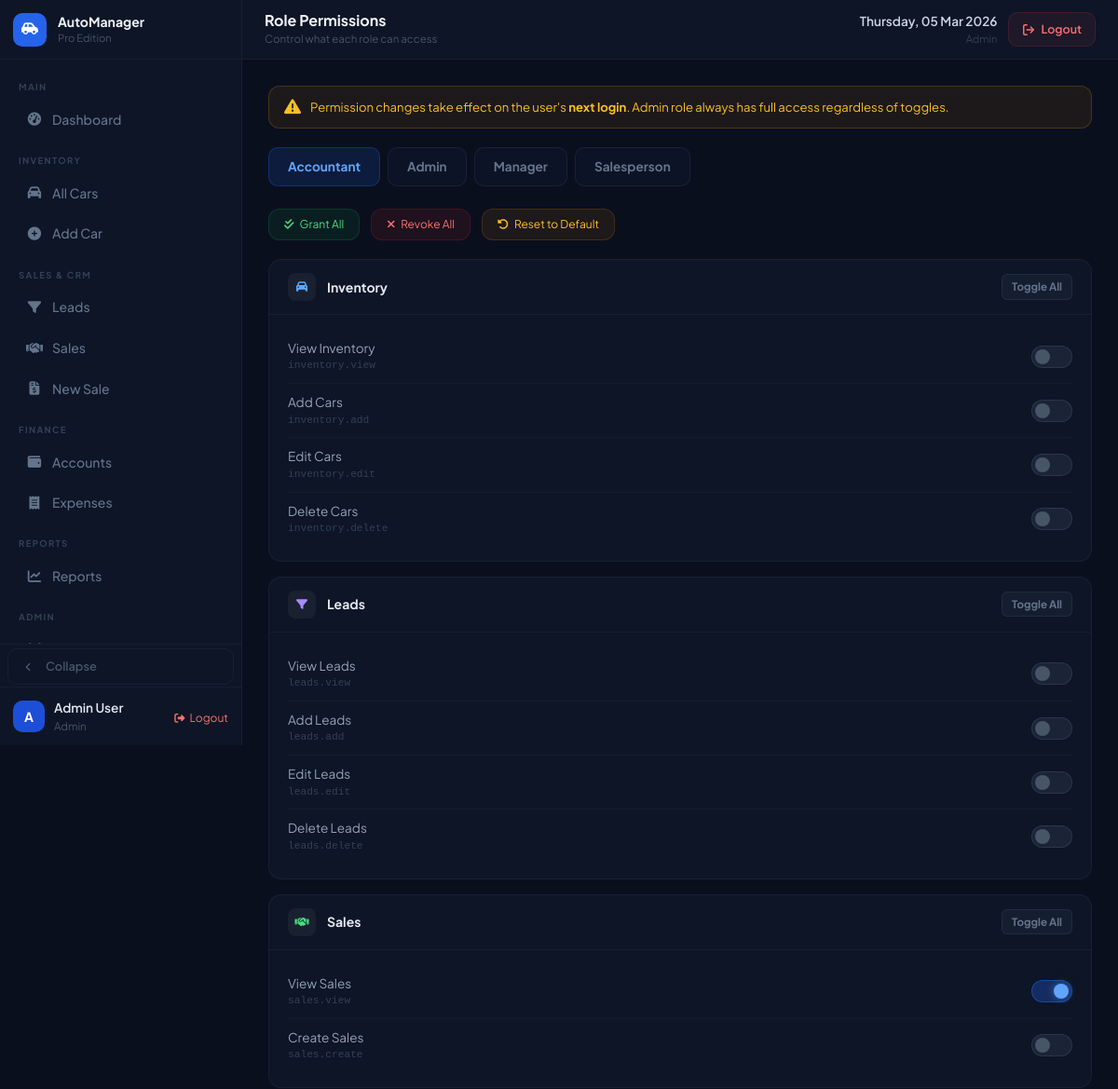
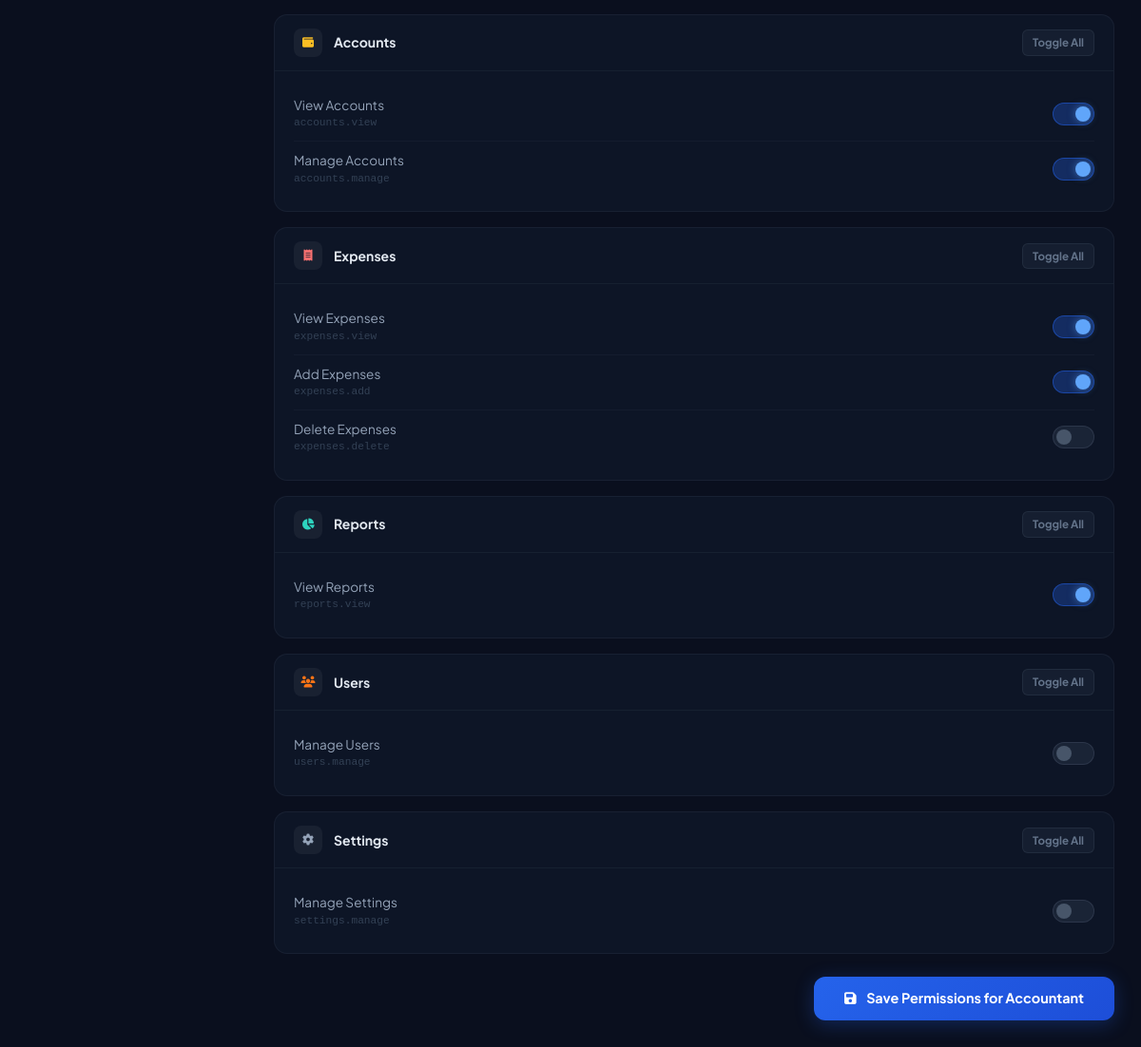
The app's page /modules/settings/permissions.php (signed in) with its own data (2 pictures, top to bottom).
### tables this page shows
CREATE TABLE `roles` (
  `id` int(11) NOT NULL,
  `name` varchar(50) NOT NULL,
  `created_at` timestamp NOT NULL DEFAULT current_timestamp()
);

### core/Database.php (called while the page is built, shortened)
<?php
class Database {
    private static $instance = null;
    private $conn;
    private function __construct() {
        $this->conn = new mysqli(DB_HOST, DB_USER, DB_PASS, DB_NAME);
        $this->conn->set_charset("utf8mb4");
    }
    public static function getInstance() {
        if (self::$instance === null) {
            self::$instance = new Database();
        }
        return self::$instance;
    }
    public function fetchAll($sql, $params = [], $types = '') {
        $stmt = $this->prepare($sql, $params, $types);
        $stmt->execute();
        $stmt->store_result();
        $meta    = $stmt->result_metadata();
        $fields  = [];
        $row     = [];
        $results = [];
        while ($field = $meta->fetch_field()) {
            $fields[] = &$row[$field->name];
        }
        call_user_func_array([$stmt, 'bind_result'], $fields);
        while ($stmt->fetch()) {
            $results[] = array_map(fn($v) => $v, $row);
        }
        return $results;
    }
    private function prepare($sql, $params, $types) {
        $stmt = $this->conn->prepare($sql);
        if (!empty($params)) {
            $stmt->bind_param($types, ...$params);
        }
        return $stmt;
    }
}

### core/Permissions.php (called while the page is built, shortened)
<?php
class Permissions {
    public static function all(): array {
        return [
            'inventory.view'    => 'View Inventory',
            'inventory.add'     => 'Add Cars',
            'inventory.edit'    => 'Edit Cars',
            'inventory.delete'  => 'Delete Cars',
            'leads.view'        => 'View Leads',
            'leads.add'         => 'Add Leads',
            'leads.edit'        => 'Edit Leads',
            'leads.delete'      => 'Delete Leads',
            'sales.view'        => 'View Sales',
            'sales.create'      => 'Create Sales',
            'accounts.view'     => 'View Accounts',
            'accounts.manage'   => 'Manage Accounts',
            'expenses.view'     => 'View Expenses',
            'expenses.add'      => 'Add Expenses',
            'expenses.delete'   => 'Delete Expenses',
            'reports.view'      => 'View Reports',
            'users.manage'      => 'Manage Users',
            'settings.manage'   => 'Manage Settings',
        ];
    }
}

### modules/settings/permissions.php (the view, shortened to what this page needs)
<?php
require_once '../../config/database.php';
require_once '../../core/Database.php';
require_once '../../core/Permissions.php';
$db = Database::getInstance();
$roles      = $db->fetchAll("SELECT * FROM roles ORDER BY name");
$activeRole = (int)($_GET['role_id'] ?? ($roles[0]['id'] ?? 0));
$allPerms = Permissions::all();
$grouped = [];
foreach ($allPerms as $key => $label) {
    $module = explode('.', $key)[0];
    $grouped[$module][] = ['key' => $key, 'label' => $label];
}
$moduleIcons = [
    'inventory' => ['icon'=>'fa-car',           'color'=>'#60a5fa'],
    'leads'     => ['icon'=>'fa-filter',         'color'=>'#a78bfa'],
    'sales'     => ['icon'=>'fa-handshake',      'color'=>'#4ade80'],
    'accounts'  => ['icon'=>'fa-wallet',         'color'=>'#fbbf24'],
    'expenses'  => ['icon'=>'fa-receipt',        'color'=>'#f87171'],
    'reports'   => ['icon'=>'fa-chart-pie',      'color'=>'#2dd4bf'],
    'users'     => ['icon'=>'fa-users',          'color'=>'#f97316'],
    'settings'  => ['icon'=>'fa-gear',           'color'=>'#94a3b8'],
];
?>
<!DOCTYPE html>
<html lang="en">
<head>
    <script src="https://cdn.tailwindcss.com"></script>
    <link rel="stylesheet" href="/car-showroom/public/css/fa/all.min.css">
</head>
<body>
<?php require_once '../../views/layouts/sidebar.php'; ?>
<div class="main">
<?php require_once '../../views/layouts/topbar.php'; ?>
<div class="content-area">
    <div class="warning-banner">
        <i class="fas fa-triangle-exclamation text-lg flex-shrink-0"></i>
        <span>
            Permission changes take effect on the user's <strong>next login</strong>.
            Admin role always has full access regardless of toggles.
        </span>
    </div>
    <div class="flex flex-wrap gap-2 mb-6">
        <?php foreach ($roles as $role): ?>
        <a href="?role_id=<?= $role['id'] ?>"
           class="role-tab <?= $role['id']==$activeRole ? 'active' : '' ?>">
            <?= htmlspecialchars($role['name']) ?>
        </a>
        <?php endforeach; ?>
    </div>
    <?php
    $activeRoleName = '';
    foreach ($roles as $r) {
        if ($r['id'] == $activeRole) { $activeRoleName = $r['name']; break; }
    }
    $isAdmin = $activeRoleName === 'Admin';
    ?>
    <?php if ($isAdmin): ?>
    <div class="perm-card">
        <div class="perm-card-body text-center py-8">
            <i class="fas fa-shield-halved text-red-400 text-3xl mb-3 block"></i>
            <p class="text-slate-300 font-700">Admin has all permissions by default</p>
            <p class="text-slate-500 text-sm mt-1">Admin role cannot be restricted.</p>
        </div>
    </div>
    <?php else: ?>
    <form method="POST">
    <div class="flex gap-3 mb-5">
        <button type="button" onclick="toggleAll(true)"
                class="px-4 py-2 rounded-xl text-xs font-700 text-green-400 transition-all"
                style="background:rgba(22,163,74,0.1);border:1px solid rgba(22,163,74,0.2)">
            <i class="fas fa-check-double mr-1"></i> Grant All
        </button>
        <button type="button" onclick="toggleAll(false)"
                class="px-4 py-2 rounded-xl text-xs font-700 text-red-400 transition-all"
                style="background:rgba(220,38,38,0.1);border:1px solid rgba(220,38,38,0.2)">
            <i class="fas fa-xmark mr-1"></i> Revoke All
        </button>
        <button type="button" onclick="resetDefaults()"
                class="px-4 py-2 rounded-xl text-xs font-700 text-amber-400 transition-all"
                style="background:rgba(217,119,6,0.1);border:1px solid rgba(217,119,6,0.2)">
            <i class="fas fa-rotate-left mr-1"></i> Reset to Default
        </button>
    </div>
    <?php foreach ($grouped as $module => $perms):
        $mi = $moduleIcons[$module] ?? ['icon'=>'fa-circle','color'=>'#64748b'];
    ?>
    <div class="perm-card">
        <div class="perm-card-header">
            <div class="flex items-center gap-3">
                <div class="module-icon" style="background:rgba(255,255,255,0.05)">
                    <i class="fas <?= $mi['icon'] ?>" style="color:<?= $mi['color'] ?>"></i>
                </div>
                <span style="font-size:0.875rem;font-weight:700;color:#e2e8f0;text-transform:capitalize">
                    <?= ucfirst($module) ?>
                </span>
            </div>
            <button type="button"
                    onclick="toggleModule('<?= $module ?>')"
                    style="font-size:0.72rem;font-weight:700;color:#64748b;
                           padding:4px 10px;border-radius:6px;
                           background:rgba(30,41,59,0.5);
                           border:1px solid rgba(148,163,184,0.1)">
                Toggle All
            </button>
        </div>
        <div class="perm-card-body">
            <?php foreach ($perms as $perm): ?>
            <div class="perm-row">
                <div>
                    <div class="perm-label"><?= htmlspecialchars($perm['label']) ?></div>
                    <div style="font-size:0.7rem;color:#334155;font-family:monospace"><?= $perm['key'] ?></div>
                </div>
                <label class="toggle">
                    <span class="toggle-slider"></span>
                </label>
            </div>
            <?php endforeach; ?>
        </div>
    </div>
    <?php endforeach; ?>
    <div class="flex justify-end pt-2 pb-6">
        <button type="submit" class="btn-save">
            <i class="fas fa-save mr-2"></i>
            Save Permissions for <?= htmlspecialchars($activeRoleName) ?>
        </button>
    </div>
    </form>
    <?php endif; ?>
</div>
</div>
</body>
</html>

### public/css/layout.css (style rules this page uses)
*, *::before, *::after { box-sizing: border-box; }
body { font-family: 'Plus Jakarta Sans', sans-serif; }
html, body { margin: 0; padding: 0; background: #0a0f1e; color: #e2e8f0; min-height: 100vh; overflow-x: hidden; }
.main { margin-left: 260px; min-height: 100vh; display: flex; flex-direction: column; transition: margin-left 0.3s cubic-bezier(0.4,0,0.2,1); }
.content-area { padding: 28px; flex: 1; }

### modules/settings/permissions.php (style rules this page uses)
.role-tab { padding:10px 20px; border-radius:10px; font-size:0.85rem; font-weight:700; cursor:pointer; text-decoration:none; transition:all 0.2s; border:1.5px solid rgba(148,163,184,0.1); background:rgba(13,20,40,0.8); color:#64748b; }
.role-tab.active { background:rgba(37,99,235,0.15); color:#60a5fa; border-color:rgba(37,99,235,0.3); }
.perm-card { background:#0d1526; border:1px solid rgba(148,163,184,0.08); border-radius:14px; overflow:hidden; margin-bottom:16px; }
.perm-card-header { padding:14px 20px; border-bottom:1px solid rgba(148,163,184,0.07); display:flex; align-items:center; justify-content:space-between; }
.perm-card-body { padding:16px 20px; }
.perm-row { display:flex; align-items:center; justify-content:space-between; padding:10px 0; border-bottom:1px solid rgba(148,163,184,0.05); }
.perm-row:last-child { border-bottom:none; }
.perm-label { font-size:0.85rem; color:#94a3b8; }
.toggle { position:relative; display:inline-block; width:44px; height:24px; }
.toggle-slider { position:absolute; cursor:pointer; inset:0; background:rgba(30,41,59,0.8); border-radius:24px; border:1.5px solid rgba(148,163,184,0.15); transition:all 0.25s; }
.toggle-slider:before { content:''; position:absolute; height:16px; width:16px; border-radius:50%; left:3px; bottom:3px; background:#475569; transition:all 0.25s; }
.toggle input:checked + .toggle-slider { background:rgba(37,99,235,0.3); border-color:rgba(37,99,235,0.5); }
.toggle input:checked + .toggle-slider:before { transform:translateX(20px); background:#60a5fa; box-shadow:0 0 8px rgba(96,165,250,0.5); }
.btn-save { background:linear-gradient(135deg,#2563eb,#1d4ed8); color:#fff; font-weight:700; font-size:0.9rem; padding:12px 32px; border-radius:12px; border:none; cursor:pointer; transition:all 0.25s; box-shadow:0 4px 20px rgba(37,99,235,0.3); }
.module-icon { width:30px; height:30px; border-radius:8px; display:flex; align-items:center; justify-content:center; font-size:0.75rem; }
.warning-banner { background:rgba(245,158,11,0.08); border:1px solid rgba(245,158,11,0.2); border-radius:12px; padding:12px 16px; color:#fbbf24; font-size:0.82rem; display:flex; align-items:center; gap:10px; margin-bottom:20px; }

### records on screen
roles: name "Accountant"
roles: name "Admin"
roles: name "Manager"
roles: name "Salesperson"

### other values on screen
substr($_SESSION['user_name'] ?? 'U', 0, 1) "A"
$_SESSION['user_name'] "Admin User"
$_SESSION['user_role'] "Admin"
$pageTitle "Role Permissions"
$pageSub "Control what each role can access"
$module "Inventory"
$perm['label'] "View Inventory"
$perm['key'] "inventory.view"
$perm['label'] "Add Cars"
$perm['key'] "inventory.add"
$perm['label'] "Edit Cars"
$perm['key'] "inventory.edit"
$perm['label'] "Delete Cars"
$perm['key'] "inventory.delete"
$module "Leads"
